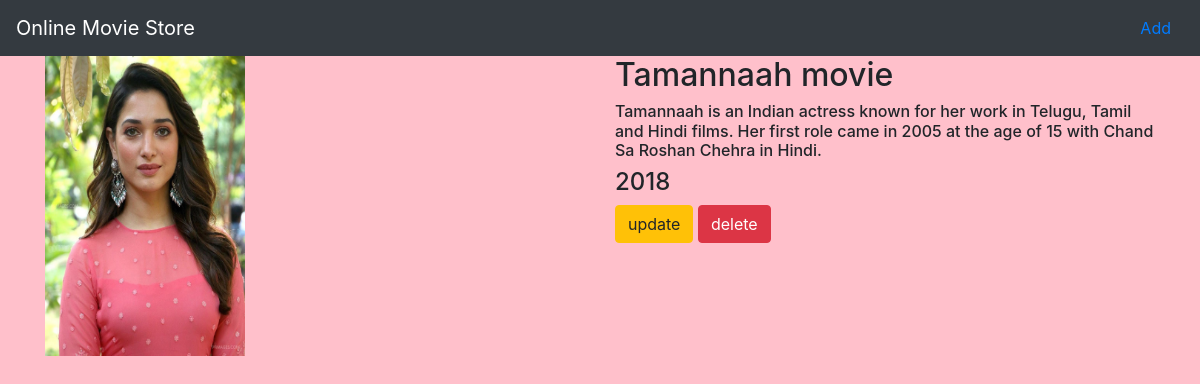
Screenshot of /movie/5/ with the database file from the repository.
### movieapp/models.py (models this page shows, shortened)
class Movie(models.Model):
    name=models.CharField(max_length=250)
    desc=models.TextField()
    year=models.IntegerField()
    img=models.ImageField(upload_to='gallery')

### movieapp/views.py (the view)
# urls.py: path('movie/<int:movie_id>/',views.detail,name='detail'),
def detail(request,movie_id):
    movie=Movie.objects.get(id=movie_id)
    return render(request,"detail.html",{'movie':movie})

### templates/detail.html
{% extends 'base.html' %}
{% block body %}
<div class="container">
    <div class="row">
        <div class="col-md-6">
         <a href="{% url 'movieapp:add_movie' movie.id %}"><img src="{{movie.img.url}}" width="200" height="300"></a>
        </div>
<div class="col-md-6">
   <h2> {{movie.name}}</h2>
    <h6>{{movie.desc}}</h6>
    <h4>{{movie.year}}</h4>
    <a class="btn btn-warning" href="{% url 'movieapp:update' movie.id %}">update</a>
    <a class="btn btn-danger" href="{% url 'movieapp:delete' movie.id %}">delete</a>
</div>
    </div>
</div>
{% endblock %}

### movieproject/static/style.css (style rules this page uses)
body { background-color:pink; }

### rows the page displays
Movie: img (picture), name "Tamannaah movie", desc "Tamannaah is an Indian actress known for her work in Telugu, Tamil and Hindi films. Her first role came in 2005 at the age of 15 with Chand Sa Roshan Chehra in Hindi.", year "2018"
